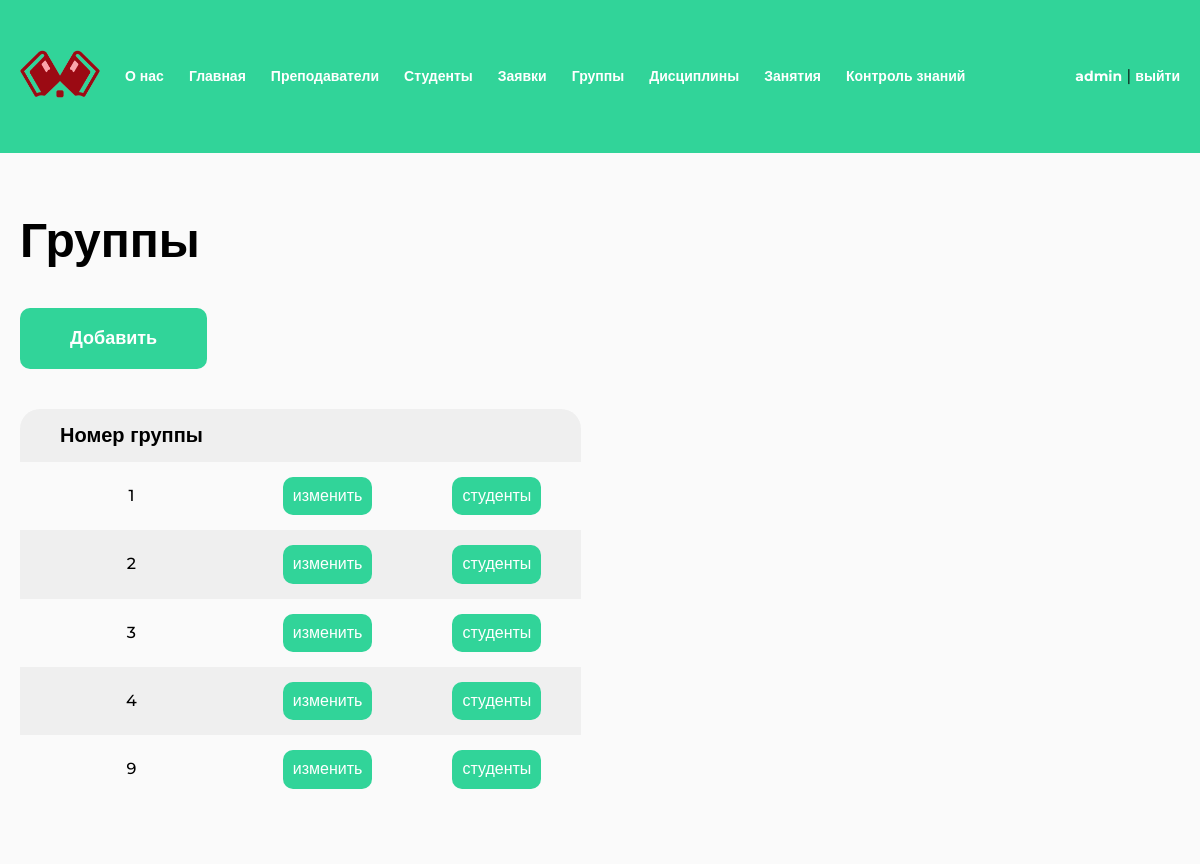
Screenshot of /groups/ (signed in) with the database file from the repository.
### study/models.py (models this page shows, shortened)
class Group(models.Model):
    number = models.CharField(max_length=32)
    students = models.ManyToManyField(User, blank=True)
    class Meta:
        verbose_name = "Группа"
        verbose_name_plural = "Группы"

### study/views.py (the view)
# urls.py: path("groups/", views.GroupsListView.as_view(), name="groups"),
@method_decorator(admin_only, name="dispatch")
class GroupsListView(LoginRequiredMixin, ListView):
    model = Group
    context_object_name = "objects"
    template_name = "study/group/list.html"

### study/templates/study/group/list.html (shortened to what this page needs)
{% extends "base.html" %}
{% load static %}
{% block extra_css %}
<link rel="stylesheet" href="{% static 'css/table.css' %}">
{% endblock %}
{% block content %}
<section >
    <h1 class="h1">Группы</h1>
    <a href="{% url 'group-add' %}" class="btn mt-40">Добавить</a>
    <div class="table-wrapper mt-40">
        <table class="table">
        <thead>
            <tr>
                <th>Номер группы</th>
                <th></th>
                <th></th>
            </tr>
        </thead>
        <tbody>
            {% for object in objects %}
            <tr>
                <td>{{ object.number }}</td>
                <td>
                    <a href="{% url 'group' object.pk %}" class="btn btn-table">изменить</a>
                </td>
                <td>
                    <a href="{% url 'group-students' object.pk %}" class="btn btn-table">студенты</a>
                </td>
            </tr>
            {% endfor %}
        </tbody>
    </table>
    </div>
</section>
{% endblock %}

### templates/base.html (shortened to what this page needs)
{% load static %}
<!DOCTYPE html>
<html lang="ru">
<head>
	<link rel="stylesheet" href="{% static 'css/reset.css' %}">
	<link rel="stylesheet" href="{% static 'css/main.css' %}">
	<link rel="stylesheet" href="{% static 'css/menu.css' %}">
    {% block extra_css %}{% endblock %}
</head>
<body>
	<header class="header">
		<div class="container">
			<ul class="header-menu">
				<li><a href="{% url 'index' %}" class="logo"><img src="{% static 'img/logo.png' %}" alt=""></a></li>
				<li><a href="{% url 'about' %}">О нас</a></li>
				{% if user.is_authenticated %}
				<li><a href="{% url 'index' %}">Главная</a></li>
				{% if user.profile.type == 1 %}
				<li><a href="{% url 'teachers' %}">Преподаватели</a></li>
				<li><a href="{% url 'students' %}">Студенты</a></li>
				<li><a href="{% url 'applications' %}">Заявки</a></li>
				<li><a href="{% url 'groups' %}">Группы</a></li>
				<li><a href="{% url 'subjects' %}">Дисциплины</a></li>
				<li><a href="{% url 'lessons' %}">Занятия</a></li>
				<li><a href="{% url 'tests' %}">Контроль знаний</a></li>
				{% elif user.profile.type == 2 %}
				<li><a href="{% url 'my-group' %}">Группы</a></li>
				<li><a href="{% url 'my-subjects' %}">Дисциплины</a></li>
				<li><a href="{% url 'my-lessons' %}">Занятия</a></li>
				<li><a href="{% url 'tests' %}">Контроль знаний</a></li>
				{% endif %}
				<li class="header-menu-profile">
					<a href="{% url 'profile' %}">{{ user.username }}</a> | <a href="{% url 'logout' %}">выйти</a>
				</li>
				{% endif%}
			</ul>
		</div>
	</header>
	<main class="main">
		<div class="container">
		    {% block content %}{% endblock %}
		</div>
	</main>
</body>
</html>

### static/css/main.css (style rules this page uses)
:root { --green: #31D499; --red: #D43131; --background: #FAFAFA; --gray: #B8B8B8; --tablePrimary: #EFEFEF; --tableSecondary: #FAFAFA; }
* { padding: 0; margin: 0; box-sizing: border-box; }
html { font-family: "Montserrat", sans-serif; }
body { display: flex; flex-direction: column; min-height: 100vh; height: 100%; }
.container { max-width: 1240px; padding: 0 20px; margin: 0 auto; position: relative; }
.mt-40 { margin-top: 40px; }
.h1 { color: #000; font-size: 48px; font-weight: 700; }
.btn { color: #FFF; font-size: 18px; font-weight: 700; border-radius: 10px; background: var(--green); padding: 20px 50px; text-align: center; cursor: pointer; text-decoration: none; display: block; width: fit-content; }
.btn.btn-table { padding: 10px; font-size: 16px; font-weight: 500; }
.header { padding: 50px 0; background: var(--green); }
.logo img { width: 100%; max-width: 80px; }
.main { flex: 1 1 100%; padding: 60px 0; background-color: var(--background); }

### static/css/menu.css (style rules this page uses)
ul { list-style: none; }
.header-menu { display: flex; align-items: center; gap: 25px; width: 100%; }
.header-menu a { text-decoration: none; font-weight: 700; color: white; font-size: 14px; }
.header-menu-profile { margin-left: auto; }

### static/css/table.css (style rules this page uses)
.table-wrapper { width: 100%; overflow-x: auto; }
.table { border-radius: 20px; background: var(--tablePrimary); border-collapse: collapse; }
.table td, .table th { padding: 15px 40px; text-align: center; }
.table th { color: #000; font-size: 20px; font-weight: 700; }
.table td { color: #000; font-size: 16px; font-weight: 500; }
.table tbody tr:nth-of-type(2n-1) { background: var(--tableSecondary); }

### rows the page displays
Group: number "1"
Group: number "2"
Group: number "3"
Group: number "4"
Group: number "9"

### other values shown
{{ user.username }} "admin"
